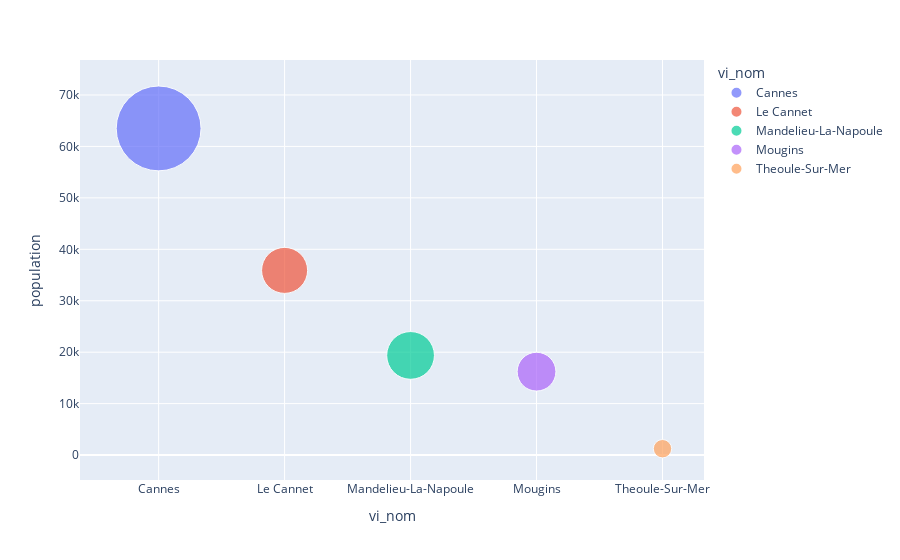

The notebook cell saved with this chart:
### Code cell
fig = px.scatter(df_pop_poids_ville, x="vi_nom", y="population", size="poids", color="vi_nom", size_max=60)
fig.show()

### Figure 1 — Plotly figure (JSON) as saved in the notebook; plotly's stock layout.template omitted (floating-point values rounded to 4 significant figures)
{"data": [{"hovertemplate": "vi_nom=%{x}<br>population=%{y}<br>poids=%{marker.size}<extra></extra>", "legendgroup": "Cannes", "marker": {"color": "#636efa", "size": [7468078], "sizemode": "area", "sizeref": 2074.0, "symbol": "circle"}, "mode": "markers", "name": "Cannes", "orientation": "v", "showlegend": true, "type": "scatter", "x": ["Cannes"], "xaxis": "x", "y": [63499], "yaxis": "y"}, {"hovertemplate": "vi_nom=%{x}<br>population=%{y}<br>poids=%{marker.size}<extra></extra>", "legendgroup": "Le Cannet", "marker": {"color": "#EF553B", "size": [2196647], "sizemode": "area", "sizeref": 2074.0, "symbol": "circle"}, "mode": "markers", "name": "Le Cannet", "orientation": "v", "showlegend": true, "type": "scatter", "x": ["Le Cannet"], "xaxis": "x", "y": [35902], "yaxis": "y"}, {"hovertemplate": "vi_nom=%{x}<br>population=%{y}<br>poids=%{marker.size}<extra></extra>", "legendgroup": "Mandelieu-La-Napoule", "marker": {"color": "#00cc96", "size": [2364881], "sizemode": "area", "sizeref": 2074.0, "symbol": "circle"}, "mode": "markers", "name": "Mandelieu-La-Napoule", "orientation": "v", "showlegend": true, "type": "scatter", "x": ["Mandelieu-La-Napoule"], "xaxis": "x", "y": [19371], "yaxis": "y"}, {"hovertemplate": "vi_nom=%{x}<br>population=%{y}<br>poids=%{marker.size}<extra></extra>", "legendgroup": "Mougins", "marker": {"color": "#ab63fa", "size": [1560397], "sizemode": "area", "sizeref": 2074.0, "symbol": "circle"}, "mode": "markers", "name": "Mougins", "orientation": "v", "showlegend": true, "type": "scatter", "x": ["Mougins"], "xaxis": "x", "y": [16212], "yaxis": "y"}, {"hovertemplate": "vi_nom=%{x}<br>population=%{y}<br>poids=%{marker.size}<extra></extra>", "legendgroup": "Theoule-Sur-Mer", "marker": {"color": "#FFA15A", "size": [351445], "sizemode": "area", "sizeref": 2074.0, "symbol": "circle"}, "mode": "markers", "name": "Theoule-Sur-Mer", "orientation": "v", "showlegend": true, "type": "scatter", "x": ["Theoule-Sur-Mer"], "xaxis": "x", "y": [1235], "yaxis": "y"}], "layout": {"legend": {"itemsizing": "constant", "title": {"text": "vi_nom"}, "tracegroupgap": 0}, "margin": {"t": 60}, "xaxis": {"anchor": "y", "categoryarray": ["Cannes", "Le Cannet", "Mandelieu-La-Napoule", "Mougins", "Theoule-Sur-Mer"], "categoryorder": "array", "domain": [0, 1], "title": {"text": "vi_nom"}}, "yaxis": {"anchor": "x", "domain": [0, 1], "title": {"text": "population"}}}}
